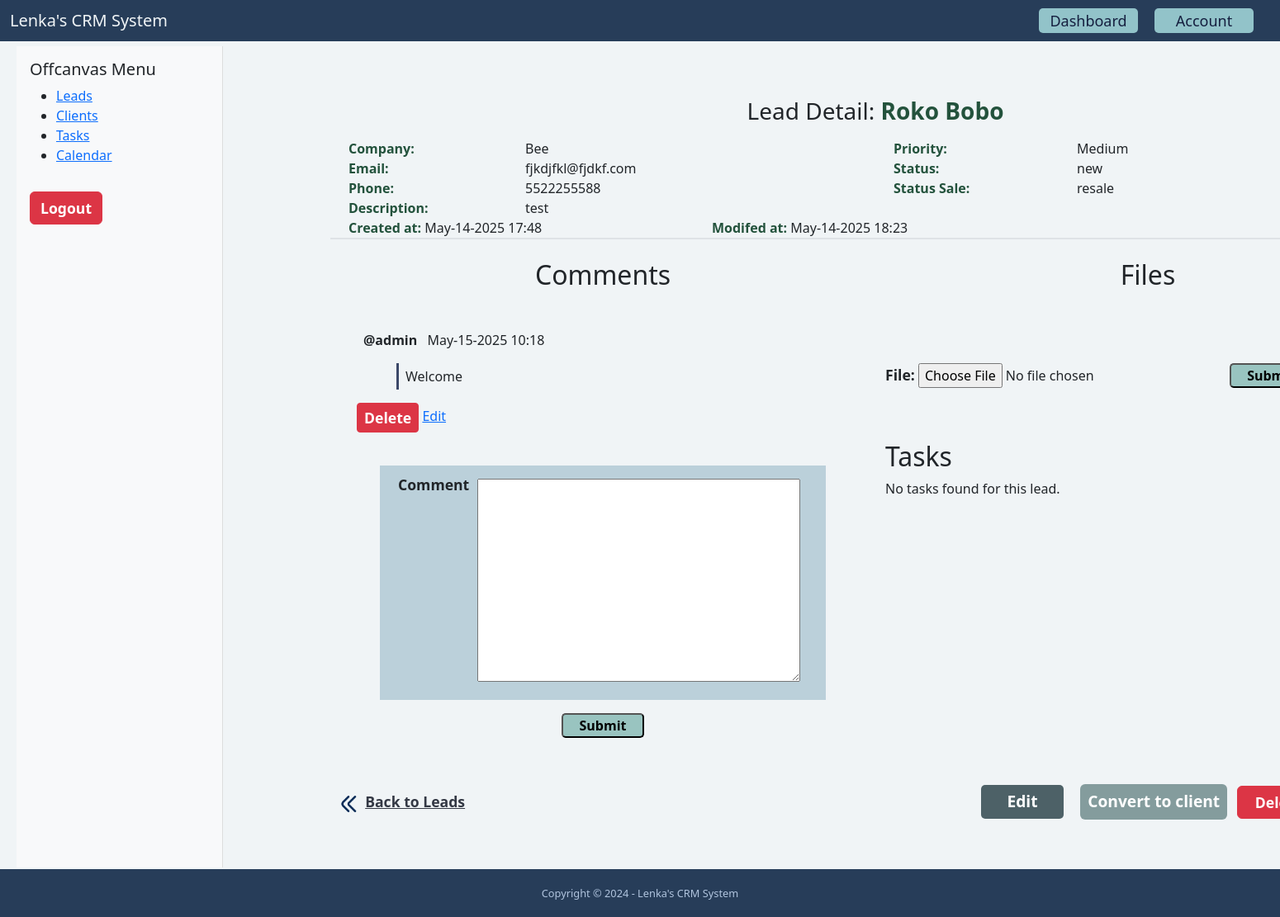
The page /dashboard/leads/17/ (signed in) on the database as committed earlier.
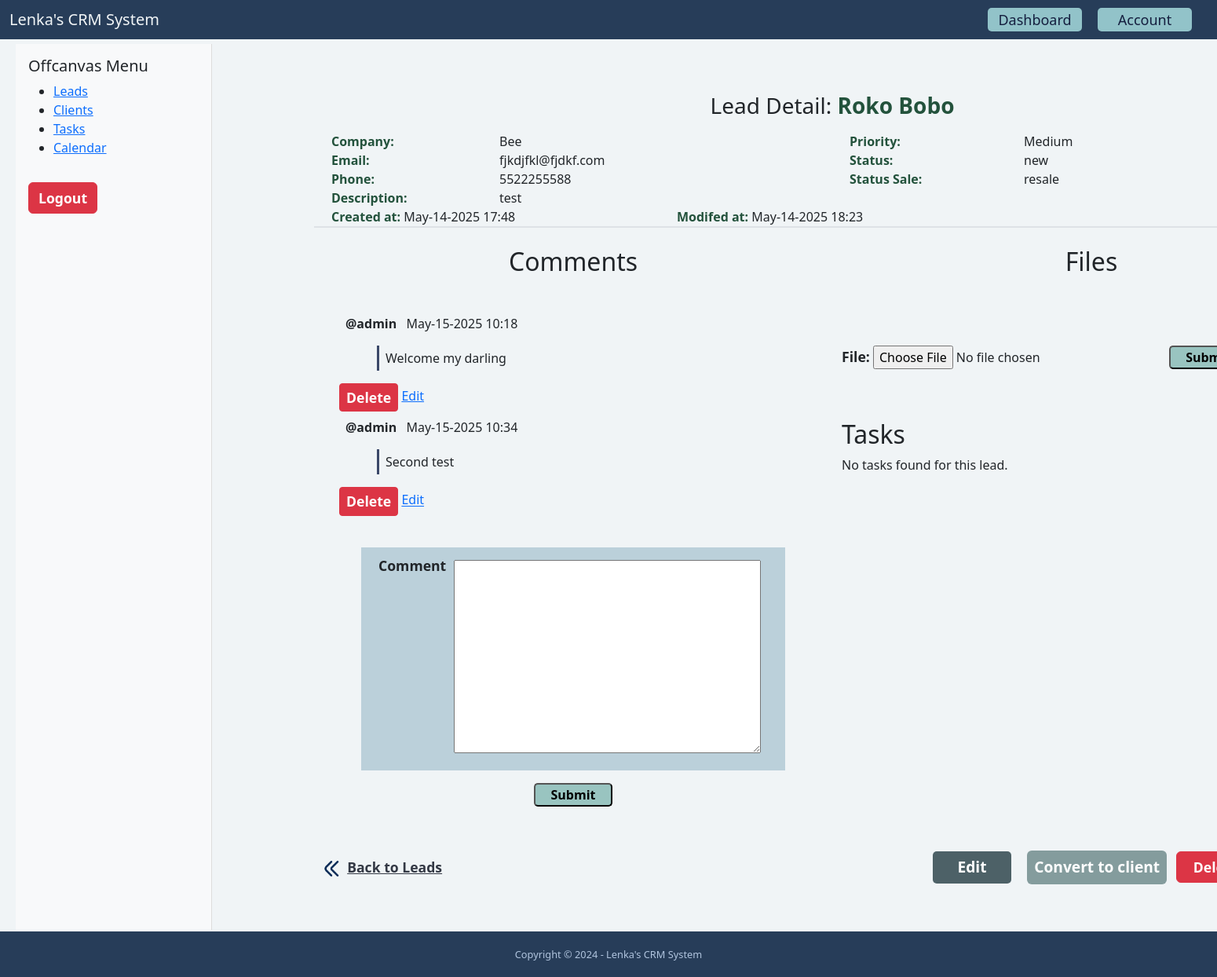
The same page on the database as committed later.
### lead/models.py (models this page shows, shortened)
class Comment(models.Model):
    lead = models.ForeignKey(Lead, related_name='comments', on_delete=models.CASCADE)
    content = models.TextField(blank=True, null=True)
    created_by = models.ForeignKey(User, related_name='lead_comments', on_delete=models.CASCADE)
    created_at = models.DateTimeField(auto_now_add=True)

### lead/views.py (the view)
# urls.py: path('<int:pk>/', LeadDetailView.as_view(), name='detail'),
class LeadDetailView(LoginRequiredMixin, DetailView):
    model = Lead
    def get_context_data(self, **kwargs):
        context = super().get_context_data(**kwargs)
        context['form'] = AddCommentForm()
        context['tasks'] = Task.objects.filter(lead_id=self.kwargs.get('pk'))
        context['fileform'] = AddFileForm()
        context['comments'] = Comment.objects.filter(lead_id=self.kwargs.get('pk'))
        return context
    def get_queryset(self):
        queryset = super(LeadDetailView, self).get_queryset()
        return queryset.filter(created_by=self.request.user, pk=self.kwargs.get('pk'))

### lead/forms.py
class AddCommentForm(forms.ModelForm):
    class Meta:
        model = Comment
        fields = ('content',)

class AddFileForm(forms.ModelForm):
    class Meta:
        model = LeadFile
        fields = ('file',)

### lead/templates/lead/lead_detail.html (shortened to what the changed rows need)
{% extends 'base.html' %}
{% load static %}
{% block content %}
    {% block css %}
    	<link rel="stylesheet" href="{% static 'lead/css/lead.css' %}">
    {% endblock %}
	<div class="container content-lead">
        <div class="row justify-content-center border-top border-2">
            <div class="col-lg-6">
                <div class="row">
                    <div class="col-lg-12">
                        <div class="text-center">
                            <h2 class="pt-2 mt-3">Comments</h2>
                        </div>
                    </div>
                </div>
                <div class="row mx-2 mt-3 py-3">
                    {% for comment in lead.comments.all %}
                        <div class="col-lg-12">
                            <p class="comment mt-2"><strong class="px-2">@{{ comment.created_by }}</strong>
                                {{ comment.created_at|date:"M-d-Y H:i" }}</p>
                            <p class="comment-p mx-5 px-2 py-1">{{ comment.content }}</p>
                            <form method="post" action="{% url 'lead:delete_comment' lead.id comment.id %}" style="display: inline;">
                                <button type="submit" class="btn btn-danger btn-sm" onclick="return confirm('Are you sure you want to delete this comment?');">
                                    Delete
                                </button>
                            </form>
                           <a href="#" data-bs-toggle="modal" data-bs-target="#editCommentModal-{{ comment.id }}">Edit</a>
                        </div>
                    {% endfor %}
                </div>
            </div>
            <div class="col-lg-6">
                <div class="row">
                    <div class="col-lg-12">
                        <div class="text-center">
                            <h2 class="pt-2 mt-3">Files</h2>
                        </div>
                    </div>
                </div>
                <div class="row my-3 py-2">
                    <h2>Tasks</h2>
                </div>
            </div>
        </div>
	</div>
{% endblock %}

Rows that differ between the two databases and show on the page:
changed Comment: content "Welcome" → "Welcome my darling"
added Comment: created_by "admin", created_at "May-15-2025 10:34", content "Second test"
